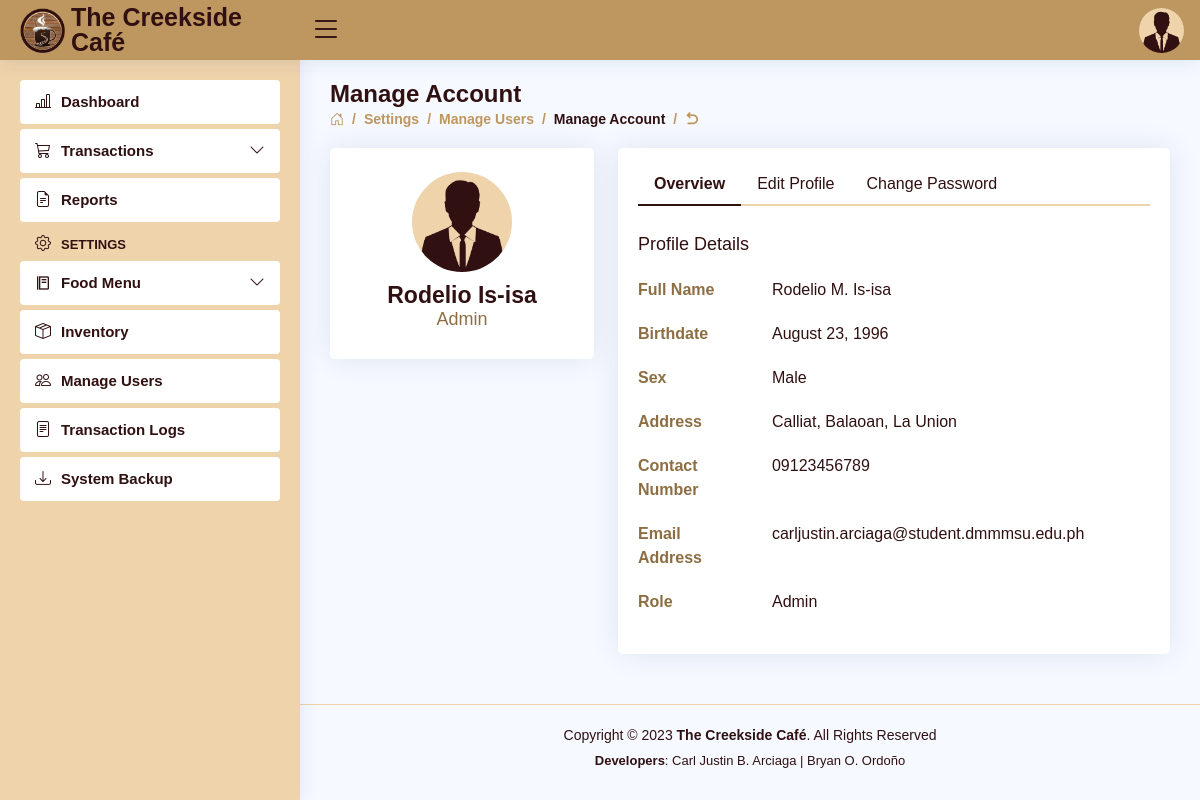
The app's page /settings-account.php (signed in) with its own data.
### tables this page shows
CREATE TABLE `users` (
  `user_id` int(11) NOT NULL AUTO_INCREMENT,
  `role` varchar(5) DEFAULT NULL,
  `fname` varchar(30) DEFAULT NULL,
  `mname` varchar(30) DEFAULT NULL,
  `lname` varchar(30) DEFAULT NULL,
  `bdate` date DEFAULT NULL,
  `sex` varchar(6) DEFAULT NULL,
  `province` varchar(15) DEFAULT NULL,
  `municipality` varchar(30) DEFAULT NULL,
  `barangay` varchar(30) DEFAULT NULL,
  `contact_no` varchar(11) DEFAULT NULL,
  `email` varchar(50) DEFAULT NULL,
  `username` varchar(50) DEFAULT NULL,
  `password` varchar(50) DEFAULT NULL,
  PRIMARY KEY (`user_id`)
);

### settings-account.php (the view, shortened to what this page needs)
<!DOCTYPE html>
<html lang="en">
<head>
<?php
    include 'includes/links.php';
    include 'includes/header.php';
    include 'includes/sidebar.php';
 ?>
</head>
<body>
  <main id="main" class="main">
    <div class="pagetitle">
      <h1>Manage Account</h1>
      <nav>
<?php
  $role = $_SESSION['role'];
  if ($role === 'Admin') { ?>
        <ol class="breadcrumb">
          <li class="breadcrumb-item"><a href="dashboard.php"><i class="bi bi-house-door"></i></a></li>
          <li class="breadcrumb-item">Settings</li>
          <li class="breadcrumb-item"><a href="settings-users.php">Manage Users</a></li>
          <li class="breadcrumb-item active">Manage Account</li>
          <li class="breadcrumb-item"><a href="settings-users.php"><i class="ri ri-arrow-go-back-line"></i></a></li>
        </ol>
<?php
  }
?>
      </nav>
    </div>
    <section class="section profile">
    <?php
        include 'connection.php';
        $id = $_SESSION['user_id'];
        $query = "SELECT * FROM users WHERE user_id = '$id'";
        $result = $con->query($query);
        if ($result) {
          while ($row = $result->fetch_assoc()) {
            $sex = $row['sex'];
            $name = $row['fname']." ".$row['lname'];
            $role = $row['role'];
            $fullname = $row['fname']." ".$row['mname']." ".$row['lname'];
            $bdate = $row['bdate'];
            $address = $row['barangay'].", ".$row['municipality'].", ".$row['province'];
            $contact_no = $row['contact_no'];
            $email = $row['email'];
            ?>
      <div class="row">
        <div class="col-xl-4">
          <div class="card">
            <div class="card-body profile-card pt-4 d-flex flex-column align-items-center">
              <?php
                if ($sex === 'Male') {
                    echo '<img src="assets/img/Male.png" alt="Profile" class="rounded-circle">';
                } elseif ($sex === 'Female') {
                    echo '<img src="assets/img/Female.png" alt="Profile" class="rounded-circle">';
                }
              ?>
              <h2><?php echo $name ?></h2>
              <h3><?php echo $role ?></h3>
            </div>
          </div>
        </div>
        <div class="col-xl-8">
          <div class="card">
            <div class="card-body pt-3">
              <ul class="nav nav-tabs nav-tabs-bordered">
                <li class="nav-item">
                  <button class="nav-link active" data-bs-toggle="tab" data-bs-target="#profile-overview">Overview</button>
                </li>
                <li class="nav-item">
                  <button class="nav-link" data-bs-toggle="tab" data-bs-target="#profile-edit">Edit Profile</button>
                </li>
                <li class="nav-item">
                  <button class="nav-link" data-bs-toggle="tab" data-bs-target="#profile-change-password">Change Password</button>
                </li>
              </ul>
              <div class="tab-content pt-2">
                <div class="tab-pane fade show active profile-overview" id="profile-overview">
                  <h5 class="card-title">Profile Details</h5>
                  <div class="row">
                    <div class="col-lg-3 col-md-4 label ">Full Name</div>
                    <div class="col-lg-9 col-md-8"><?php echo $fullname ?></div>
                  </div>
                  <div class="row">
                    <div class="col-lg-3 col-md-4 label">Birthdate</div>
                    <div class="col-lg-9 col-md-8"><?php
                                                      $dbDate = $bdate;
                                                      $date = new DateTime($dbDate);
                                                      $formattedDate = $date->format("F j, Y");
                                                      echo $formattedDate;
                                                    ?></div>
                  </div>
                  <div class="row">
                    <div class="col-lg-3 col-md-4 label">Sex</div>
                    <div class="col-lg-9 col-md-8"><?php echo $sex ?></div>
                  </div>
                  <div class="row">
                    <div class="col-lg-3 col-md-4 label">Address</div>
                    <div class="col-lg-9 col-md-8"><?php echo $address ?></div>
                  </div>
                  <div class="row">
                    <div class="col-lg-3 col-md-4 label">Contact Number</div>
                    <div class="col-lg-9 col-md-8"><?php echo $contact_no ?></div>
                  </div>
                  <div class="row">
                    <div class="col-lg-3 col-md-4 label">Email Address</div>
                    <div class="col-lg-9 col-md-8"><?php echo $email ?></div>
                  </div>
                  <div class="row">
                    <div class="col-lg-3 col-md-4 label">Role</div>
                    <div class="col-lg-9 col-md-8"><?php echo $role ?></div>
                  </div>
                </div>
                          <?php
                            $sql = "SELECT * FROM province";
                            $result=mysqli_query($con, $sql);
                          ?>
              </div>
            </div>
          </div>
        </div>
      </div>
    <?php
          }
        }
    ?>
    </section>
  </main>
<?php include 'includes/footer.php'; ?>
</body>
</html>

### includes/header.php (shortened to what this page needs)
<header id="header" class="header fixed-top d-flex align-items-center">
  <div class="d-flex align-items-center justify-content-between">
    <a href="dashboard.php" class="logo d-flex align-items-center">
      <img src="assets/img/creekside.png" alt="">
      <span class="d-none d-lg-block">The Creekside Café</span>
    </a>
    <i class="bi bi-list toggle-sidebar-btn"></i>
  </div>
  <nav class="header-nav ms-auto">
  <?php
      include 'connection.php';
      $username = $_SESSION['username'];
      $query = "SELECT * FROM users WHERE username = '$username'";
      $result = $con->query($query);
      if ($result) {
        while ($row = $result->fetch_assoc()) {
          $sex = $row['sex'];
          ?>
    <ul class="d-flex align-items-center">
      <li class="nav-item dropdown pe-3">
        <a class="nav-link nav-profile d-flex align-items-center pe-0" href="#" data-bs-toggle="dropdown">
          <?php
            if ($sex === 'Male') {
                echo '<img src="assets/img/Male.png" alt="Profile" class="rounded-circle">';
            } elseif ($sex === 'Female') {
                echo '<img src="assets/img/Female.png" alt="Profile" class="rounded-circle">';
            }
          ?>
        </a>
  <?php
        }
      }
  ?>
      </li>
    </ul>
  </nav>
</header>

### assets/css/style.css (style rules this page uses)
:root { scroll-behavior: smooth; }
body { font-family: "Open Sans", sans-serif; background: #f6f9ff; color: #444444; }
a { color: #4154f1; text-decoration: none; }
h1, h2, h3, h4, h5, h6 { font-family: "Nunito", sans-serif; }
#main { margin-top: 60px; padding: 20px 30px; transition: all 0.3s; }
.pagetitle { margin-bottom: 10px; }
.pagetitle h1 { font-size: 24px; margin-bottom: 0; font-weight: 600; color: #301011; }
.card { margin-bottom: 30px; border: none; border-radius: 5px; box-shadow: 0px 0 30px rgba(1, 41, 112, 0.1); }
.card-title { padding: 20px 0 15px 0; font-size: 18px; font-weight: 500; color: #301011; font-family: "Poppins", sans-serif; }
.card-body { padding: 0 20px 20px 20px; color: #301011; }
.breadcrumb { font-size: 14px; font-family: "Nunito", sans-serif; color: #be965f; font-weight: 600; }
.breadcrumb a { color: #be965f; transition: 0.3s; }
.breadcrumb .breadcrumb-item::before { color: #be965f; }
.breadcrumb .active { color: #301011; font-weight: 600; }
.nav-tabs-bordered { border-bottom: 2px solid #efd3ab; }
.nav-tabs-bordered .nav-link { margin-bottom: -2px; border: none; color: #301011; }
.nav-tabs-bordered .nav-link.active { background-color: #fff; color: #301011; font-weight: 600; border-bottom: 2px solid #301011; }
.logo { line-height: 1; }
@media (min-width: 1200px) { .logo { width: 280px; } }
.logo img { max-height: 45px; margin-right: 6px; }
.logo span { font-size: 25px; font-weight: 700; color: #301011; font-family: "Nunito", sans-serif; }
.header { transition: all 0.5s; z-index: 997; height: 60px; box-shadow: 0px 2px 20px rgba(1, 41, 112, 0.1); background-color: #be965f; padding-left: 20px; }
.header .toggle-sidebar-btn { font-size: 32px; padding-left: 10px; cursor: pointer; color: #301011; }
.header-nav ul { list-style: none; }
.header-nav>ul { margin: 0; padding: 0; }
.header-nav .nav-profile { color: #301011; }
.header-nav .nav-profile img { max-height: 45px; }
@media (min-width: 1200px) { #main, #footer { margin-left: 300px; } }
.profile .profile-card img { max-width: 100px; }
.profile .profile-card h2 { font-size: 23px; font-weight: 700; color: #301011; margin: 10px 0 0 0; }
.profile .profile-card h3 { text-transform: capitalize; font-size: 18px; color: #8d6e42; }
.profile .profile-overview .row { margin-bottom: 20px; font-size: 16px; }
.profile .profile-overview .card-title { color: #301011; }
.profile .profile-overview .label { font-weight: 600; font-size: 16px; color: #8d6e42; }

### records on screen
users: name "Rodelio Is-isa", role "Admin", fullname "Rodelio M. Is-isa", bdate "August 23, 1996", sex "Male", address "Calliat, Balaoan, La Union", contact_no "09123456789", email "carljustin.arciaga@student.dmmmsu.edu.ph"
